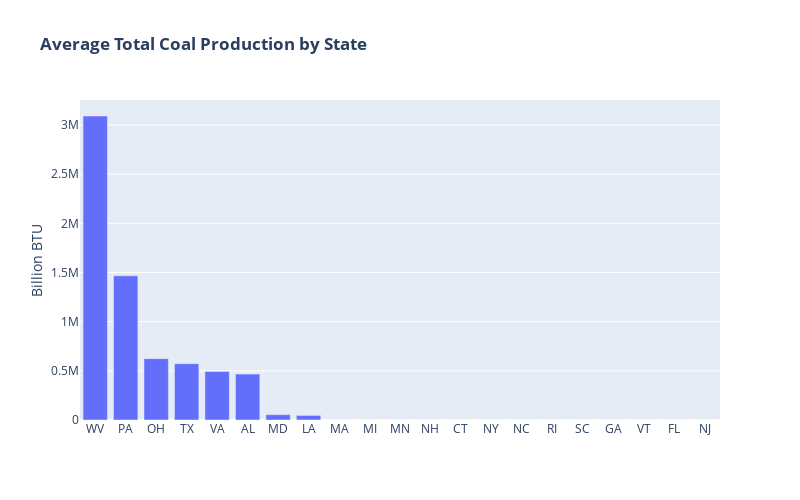

Notebook cell for this chart:
### Code cell
# Plot 'Average Total Production' by 'State'
fig = go.Figure(data=[go.Bar(x=totalc_df['State'], y=totalc_df['Average Total Coal Production'])])

# Update chart properties
fig.update_layout(title='<b>Average Total Coal Production by State</b>', width=800, height=500, showlegend=False)
fig.update_yaxes(title='Billion BTU')
fig.show()

# Save image
fig.write_image("exports/avg_coal_production.png")

### Figure 1 — Plotly figure (JSON) as saved in the notebook; plotly's stock layout.template omitted (floating-point values rounded to 4 significant figures)
{"data": [{"type": "bar", "x": ["WV", "PA", "OH", "TX", "VA", "AL", "MD", "LA", "MA", "MI", "MN", "NH", "CT", "NY", "NC", "RI", "SC", "GA", "VT", "FL", "NJ"], "y": [3092000.0, 1467000.0, 624100.0, 572800.0, 494104, 466700.0, 54050.0, 46690.0, 0, 0, 0, 0, 0, 0, 0, 0, 0, 0, 0, 0, 0]}], "layout": {"height": 500, "showlegend": false, "title": {"text": "<b>Average Total Coal Production by State</b>"}, "width": 800, "yaxis": {"title": {"text": "Billion BTU"}}}}
